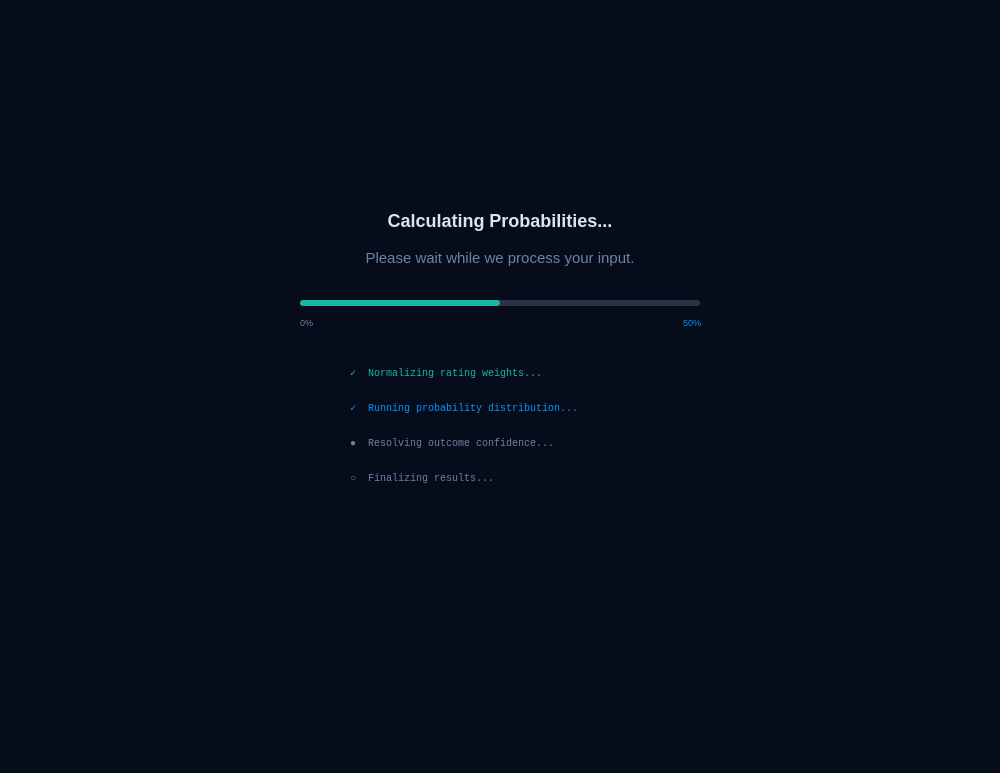
<?xml version="1.0" encoding="UTF-8"?>
<ui version="4.0">
 <class>MainWindow</class>
 <widget class="QMainWindow" name="MainWindow">
  <property name="geometry">
   <rect>
    <x>0</x>
    <y>0</y>
    <width>1000</width>
    <height>773</height>
   </rect>
  </property>
  <property name="windowTitle">
   <string>MainWindow</string>
  </property>
  <property name="styleSheet">
   <string notr="true">background-color: #060c19;</string>
  </property>
  <widget class="QWidget" name="centralwidget">
   <widget class="QLabel" name="label">
    <property name="geometry">
     <rect>
      <x>460</x>
      <y>80</y>
      <width>80</width>
      <height>80</height>
     </rect>
    </property>
    <property name="styleSheet">
     <string notr="true">color: #14b8a6; 
font-size: 40px; 
background: transparent;</string>
    </property>
    <property name="text">
     <string/>
    </property>
    <property name="pixmap">
     <pixmap>coni-removebg-preview.png</pixmap>
    </property>
    <property name="scaledContents">
     <bool>true</bool>
    </property>
    <property name="alignment">
     <set>Qt::AlignCenter</set>
    </property>
   </widget>
   <widget class="QLabel" name="label_2">
    <property name="geometry">
     <rect>
      <x>250</x>
      <y>200</y>
      <width>500</width>
      <height>40</height>
     </rect>
    </property>
    <property name="styleSheet">
     <string notr="true">color: #dde4f0; 
font-size: 18px; 
font-weight: bold; 
background: transparent;</string>
    </property>
    <property name="text">
     <string>Calculating Probabilities...</string>
    </property>
    <property name="alignment">
     <set>Qt::AlignCenter</set>
    </property>
   </widget>
   <widget class="QLabel" name="label_3">
    <property name="geometry">
     <rect>
      <x>250</x>
      <y>245</y>
      <width>500</width>
      <height>25</height>
     </rect>
    </property>
    <property name="styleSheet">
     <string notr="true">color: #6b84a8; 
font-size: 15px; 
background: transparent;</string>
    </property>
    <property name="text">
     <string>Please wait while we process your input.</string>
    </property>
    <property name="alignment">
     <set>Qt::AlignCenter</set>
    </property>
   </widget>
   <widget class="QProgressBar" name="loadingBar">
    <property name="geometry">
     <rect>
      <x>300</x>
      <y>300</y>
      <width>400</width>
      <height>6</height>
     </rect>
    </property>
    <property name="styleSheet">
     <string notr="true">QProgressBar { background-color: #2a3347; border-radius: 3px; } QProgressBar::chunk { background-color: #14b8a6; border-radius: 3px; }</string>
    </property>
    <property name="value">
     <number>50</number>
    </property>
    <property name="textVisible">
     <bool>false</bool>
    </property>
   </widget>
   <widget class="QLabel" name="label_4">
    <property name="geometry">
     <rect>
      <x>300</x>
      <y>312</y>
      <width>50</width>
      <height>20</height>
     </rect>
    </property>
    <property name="styleSheet">
     <string notr="true">color: #6b84a8; 
font-size: 9px; 
background: transparent;</string>
    </property>
    <property name="text">
     <string>0%</string>
    </property>
   </widget>
   <widget class="QLabel" name="loadingPct">
    <property name="geometry">
     <rect>
      <x>650</x>
      <y>312</y>
      <width>51</width>
      <height>20</height>
     </rect>
    </property>
    <property name="styleSheet">
     <string notr="true">color: #0096FF; 
font-size: 9px; 
background: transparent;</string>
    </property>
    <property name="text">
     <string>50%</string>
    </property>
    <property name="alignment">
     <set>Qt::AlignRight|Qt::AlignTrailing|Qt::AlignVCenter</set>
    </property>
   </widget>
   <widget class="QLabel" name="label_5">
    <property name="geometry">
     <rect>
      <x>350</x>
      <y>360</y>
      <width>300</width>
      <height>25</height>
     </rect>
    </property>
    <property name="styleSheet">
     <string notr="true">color: #14b8a6; 
font-size: 10px; 
font-family: Courier New; 
background: transparent;</string>
    </property>
    <property name="text">
     <string>✓  Normalizing rating weights...</string>
    </property>
   </widget>
   <widget class="QLabel" name="label_6">
    <property name="geometry">
     <rect>
      <x>350</x>
      <y>395</y>
      <width>300</width>
      <height>25</height>
     </rect>
    </property>
    <property name="styleSheet">
     <string notr="true">color: #0096FF; 
font-size: 10px; 
font-family: Courier New; 
background: transparent;</string>
    </property>
    <property name="text">
     <string>✓  Running probability distribution...</string>
    </property>
   </widget>
   <widget class="QLabel" name="label_7">
    <property name="geometry">
     <rect>
      <x>350</x>
      <y>430</y>
      <width>300</width>
      <height>25</height>
     </rect>
    </property>
    <property name="styleSheet">
     <string notr="true">color: #6b84a8; 
font-size: 10px; 
font-family: Courier New; 
background: transparent;</string>
    </property>
    <property name="text">
     <string>●  Resolving outcome confidence...</string>
    </property>
   </widget>
   <widget class="QLabel" name="label_8">
    <property name="geometry">
     <rect>
      <x>350</x>
      <y>465</y>
      <width>300</width>
      <height>25</height>
     </rect>
    </property>
    <property name="styleSheet">
     <string notr="true">color: #6b84a8; 
font-size: 10px; 
font-family: Courier New; 
background: transparent;</string>
    </property>
    <property name="text">
     <string>○  Finalizing results...</string>
    </property>
   </widget>
  </widget>
  <widget class="QMenuBar" name="menubar">
   <property name="geometry">
    <rect>
     <x>0</x>
     <y>0</y>
     <width>1000</width>
     <height>18</height>
    </rect>
   </property>
  </widget>
  <widget class="QStatusBar" name="statusbar"/>
 </widget>
 <resources/>
 <connections/>
</ui>
